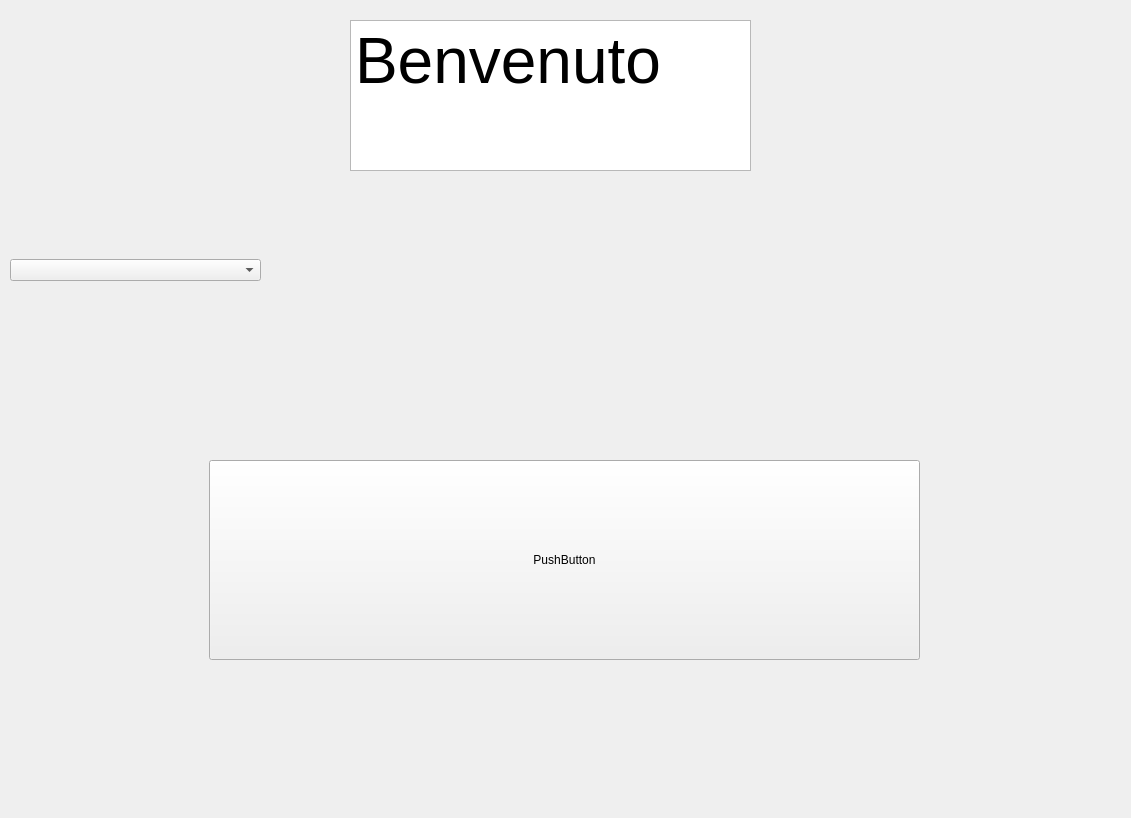
<?xml version="1.0" encoding="UTF-8"?>
<ui version="4.0">
 <class>Form</class>
 <widget class="QWidget" name="Form">
  <property name="geometry">
   <rect>
    <x>0</x>
    <y>0</y>
    <width>1131</width>
    <height>818</height>
   </rect>
  </property>
  <property name="windowTitle">
   <string>Form</string>
  </property>
  <widget class="QWidget" name="gridLayoutWidget">
   <property name="geometry">
    <rect>
     <x>9</x>
     <y>330</y>
     <width>1111</width>
     <height>461</height>
    </rect>
   </property>
   <layout class="QGridLayout" name="gridLayout">
    <property name="leftMargin">
     <number>200</number>
    </property>
    <property name="rightMargin">
     <number>200</number>
    </property>
    <item row="0" column="0">
     <widget class="QPushButton" name="pushButton">
      <property name="minimumSize">
       <size>
        <width>100</width>
        <height>200</height>
       </size>
      </property>
      <property name="text">
       <string>PushButton</string>
      </property>
     </widget>
    </item>
   </layout>
  </widget>
  <widget class="QTextBrowser" name="textBrowser">
   <property name="geometry">
    <rect>
     <x>350</x>
     <y>20</y>
     <width>401</width>
     <height>151</height>
    </rect>
   </property>
   <property name="html">
    <string>&lt;!DOCTYPE HTML PUBLIC &quot;-//W3C//DTD HTML 4.0//EN&quot; &quot;http://www.w3.org/TR/REC-html40/strict.dtd&quot;&gt;
&lt;html&gt;&lt;head&gt;&lt;meta name=&quot;qrichtext&quot; content=&quot;1&quot; /&gt;&lt;style type=&quot;text/css&quot;&gt;
p, li { white-space: pre-wrap; }
&lt;/style&gt;&lt;/head&gt;&lt;body style=&quot; font-family:'MS Shell Dlg 2'; font-size:7.8pt; font-weight:400; font-style:normal;&quot;&gt;
&lt;p style=&quot; margin-top:0px; margin-bottom:0px; margin-left:0px; margin-right:0px; -qt-block-indent:0; text-indent:0px;&quot;&gt;&lt;span style=&quot; font-size:48pt;&quot;&gt;Benvenuto&lt;/span&gt;&lt;/p&gt;&lt;/body&gt;&lt;/html&gt;</string>
   </property>
  </widget>
  <widget class="QWidget" name="horizontalLayoutWidget">
   <property name="geometry">
    <rect>
     <x>10</x>
     <y>210</y>
     <width>251</width>
     <height>121</height>
    </rect>
   </property>
   <layout class="QHBoxLayout" name="horizontalLayout">
    <item>
     <widget class="QComboBox" name="comboBox"/>
    </item>
   </layout>
  </widget>
 </widget>
 <resources/>
 <connections/>
</ui>
